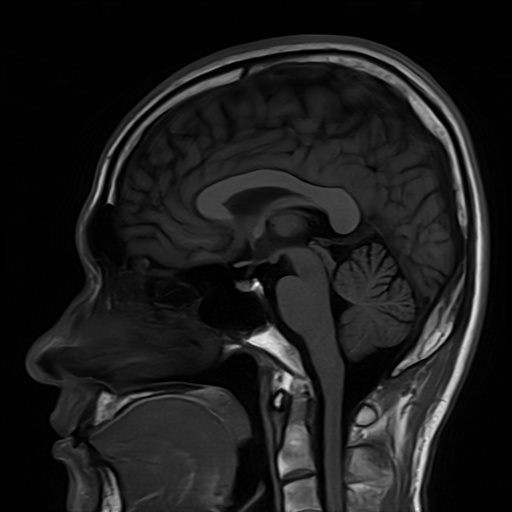
%> input picture Experiment_03/Inputs/images/MRI.jpg, 512 x 512 px
$ octave --eval "task_3_3;"   (GNU Octave 9; MATLAB toolbox functions it lacks are replaced by stand-ins)
%> lines starting %> are read from the running program, lines starting %| are printed output that depends on the picture; long printed decimals are rounded
%% ==============================================================================
%% SCRIPT: task_3_3.m
%% Experiment 03: Image Smoothing of Medical Images Using Spatial Domain Mean & Gaussian Filters
%% Task 3.3: 2D Gaussian Kernel Construction, Normalization & Spread Parameter Sweep
%% Course: Medical Image Processing | Riphah International University
%% Instructor: Engr. Rana Talha Khalid
%% ==============================================================================

function task_3_3()
    fprintf('======================================================================\n');
    fprintf('EXPERIMENT 03 - MATLAB TASK 3.3: 2D GAUSSIAN KERNEL GENERATION\n');
    fprintf('======================================================================\n');

    script_dir = fileparts(mfilename('fullpath'));
    exp_dir = fileparts(script_dir);
    img_path = fullfile(exp_dir, 'Inputs', 'images', 'MRI.jpg');

    if ~exist(img_path, 'file')
        img_path = fullfile(exp_dir, '..', '..', 'images', 'MRI.jpg');
    end

    img = imread(img_path);
%> img is the input picture: size 512x512 uint8; min 0, max 254, mean 27.9
    if size(img, 3) == 3
        img = rgb2gray(img);
    end

    % Simulate Gaussian noise
    rng(42);
    noise_var = (18 / 255)^2;
    noisy = imnoise(img, 'gaussian', 0, noise_var);

    k_size = 7;
    radius = floor(k_size / 2);
    [X, Y] = meshgrid(-radius:radius, -radius:radius);

    sigmas = [0.6, 1.2, 2.0];
    kernels = cell(1, 3);
    filtered_images = cell(1, 3);
    psnr_vals = zeros(1, 3);
    ssim_vals = zeros(1, 3);

    fprintf('\nConstructing 7x7 Gaussian Kernels from Mathematical Formula:\n');
    fprintf('----------------------------------------------------------------------\n');

    for idx = 1:length(sigmas)
        sig = sigmas(idx);
        % Mathematical Formula: G(x, y) = 1/(2*pi*sigma^2) * exp(-(x^2+y^2)/(2*sigma^2))
        raw_kernel = (1 / (2 * pi * sig^2)) * exp(-(X.^2 + Y.^2) / (2 * sig^2));
        k_norm = raw_kernel / sum(raw_kernel, 'all');

        k_sum = sum(k_norm, 'all');
        c_peak = k_norm(radius + 1, radius + 1);
        c_tail = k_norm(1, 1);

        fprintf('Sigma = %.1f | Sum = %.6f | Center Peak = %.5f | Corner Tail = %.7f\n', ...
                sig, k_sum, c_peak, c_tail);

        f_im = imfilter(noisy, k_norm, 'replicate');
        p = psnr(f_im, img);
        s = ssim(f_im, img);

        kernels{idx} = k_norm;
        filtered_images{idx} = f_im;
        psnr_vals(idx) = p;
        ssim_vals(idx) = s;
    end
%> this loop made 3 passes
%> (p, s) on passes 1 to 3: (29.3, 0.53), (31.11, 0.676), (29.65, 0.672)
%> after the loop, filtered_images = 3 items; kernels = 3 items; psnr_vals = [29.3 31.11 29.65]; ssim_vals = [0.53 0.676 0.672]

    fprintf('----------------------------------------------------------------------\n');
    fprintf('%-12s | %-14s | %-10s | %-8s | %-30s\n', 'Sigma Spread', 'Center Weight', 'PSNR (dB)', 'SSIM', 'Performance');
    fprintf('----------------------------------------------------------------------\n');
    for idx = 1:3
        sig = sigmas(idx);
        c_wt = kernels{idx}(radius+1, radius+1);
        if sig == 0.6
            perf = 'Sharp edge retention; slight noise';
        elseif sig == 1.2
            perf = 'Optimal clinical trade-off';
        else
            perf = 'Heavy noise elimination; soft blur';
        end
        fprintf('sigma = %-6.1f | %-14.5f | %-10.2f | %-8.4f | %s\n', sig, c_wt, psnr_vals(idx), ssim_vals(idx), perf);
    end
%> this loop made 3 passes
%> c_wt on passes 1 to 3: 0.441, 0.111, 0.0467
%| sigma = 0.6    | 0.4406        | 29.30      | 0.5304   | Sharp edge retention; slight noise
%| sigma = 1.2    | 0.1111        | 31.11      | 0.6763   | Optimal clinical trade-off
%| sigma = 2.0    | 0.0467        | 29.65      | 0.6716   | Heavy noise elimination; soft blur
%> after the loop, perf = 'Heavy noise elimination; soft blur'

    % Visualization: 3 rows x 3 columns
    fig = figure('Visible', 'off', 'Position', [100, 100, 1300, 1100]);

    for idx = 1:3
%> this loop made 3 passes; what is shown inside it comes from the first
        sig = sigmas(idx);
        k_norm = kernels{idx};
%> k_norm = [6.12e-12 6.35e-09 4.09e-07 1.64e-06 4.09e-07 6.35e-09 6.12e-12; 6.35e-09 6.59e-06 0.000425 0.0017 0.000425 6.59e-06 6.35e-09; 4.09e-07 0.000425 0.0274 0.11 0.0274 0.000425 4.09e-07; 1.64e-06 0.0017 0.11 0.441 0.11 0.0017 1.64e-06; 4.09e-07 0.000425 0.0274 0.11 0.0274 0.000425 4.09e-07; 6.35e-09 6.59e-06 0.000425 0.0017 0.000425 6.59e-06 6.35e-09; 6.12e-12 6.35e-09 4.09e-07 1.64e-06 4.09e-07 6.35e-09 6.12e-12]
        f_im = filtered_images{idx};

        % Row 1: Heatmap
        subplot(3, 3, idx);
        imagesc(-radius:radius, -radius:radius, k_norm);
        colormap(gca, parula); colorbar;
        title(sprintf('Heatmap (sig=%.1f)\nCenter Peak: %.4f', sig, k_norm(radius+1, radius+1)), ...
              'FontSize', 9.5, 'FontWeight', 'bold');
        xlabel('X Offset'); ylabel('Y Offset');

        % Row 2: 3D Surface
        subplot(3, 3, idx + 3);
        surf(X, Y, k_norm);
        shading interp;
        colormap(gca, jet);
        title(sprintf('3D Bell Surface (sig=%.1f)\nVolume Sum = 1.000', sig), ...
              'FontSize', 9.5, 'FontWeight', 'bold');
        xlabel('X'); ylabel('Y'); zlabel('Weight');
        view(45, 30);

        % Row 3: Filtered Scan
        subplot(3, 3, idx + 6);
        imshow(f_im);
        title(sprintf('Filtered Scan (sig=%.1f)\nPSNR: %.2f dB | SSIM: %.4f', sig, psnr_vals(idx), ssim_vals(idx)), ...
              'FontSize', 9.5, 'FontWeight', 'bold', 'Color', [0.12 0.23 0.54]);
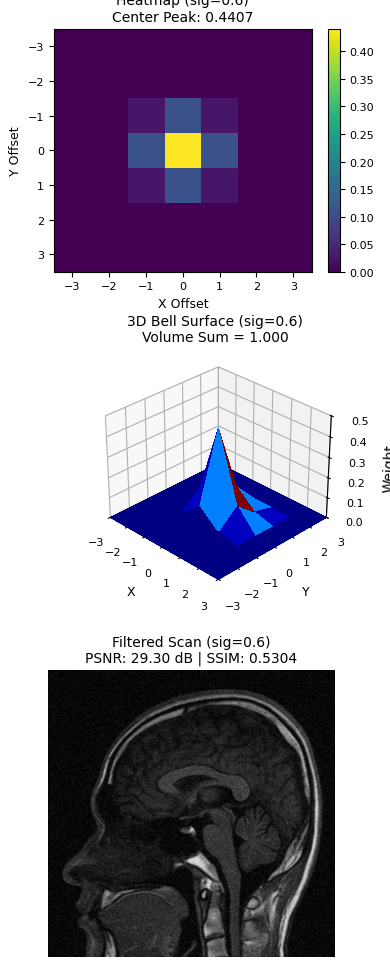
%> figure redrawn from the program's plot data, 3 panels
    end

    sgtitle('MATLAB Task 3.3: 2D Gaussian Kernel Construction, Normalization & Spread Parameter Sweep', ...
            'FontSize', 13, 'FontWeight', 'bold');
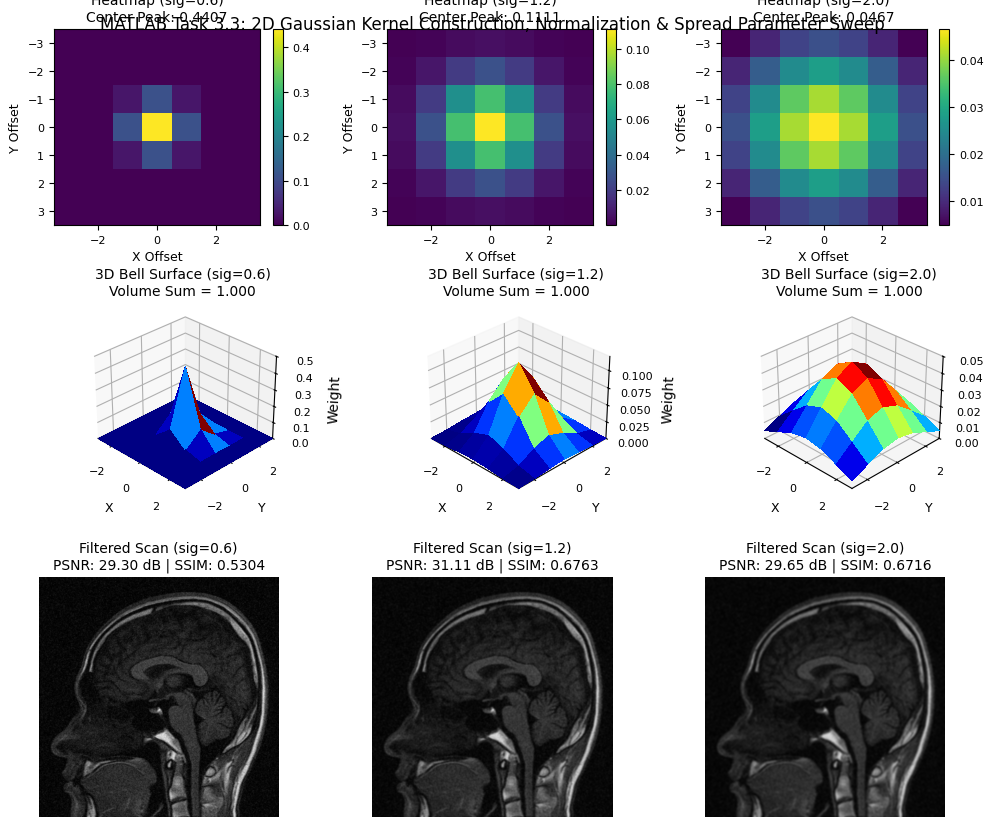
%> figure redrawn from the program's plot data, 9 panels

    % Save figures
    out_dir_m = fullfile(exp_dir, 'Outputs', 'MATLAB');
    fig_dir = fullfile(exp_dir, 'Figures');

    out_path_1 = fullfile(out_dir_m, 'exp03_task_3_3_gaussian_kernel_sweep_m.png');
    out_path_2 = fullfile(fig_dir, 'exp03_task_3_3_gaussian_kernel_sweep_m.png');

    exportgraphics(fig, out_path_1, 'Resolution', 300);
    exportgraphics(fig, out_path_2, 'Resolution', 300);
    close(fig);

    fprintf('[SUCCESS] Saved MATLAB figure to:\n  %s\n  %s\n', out_path_1, out_path_2);
end
